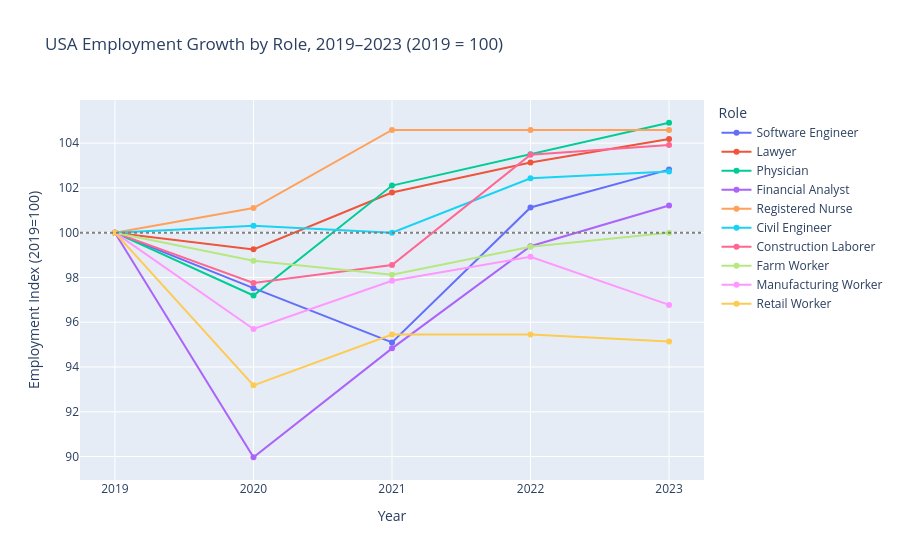

The cell this chart's notebook holds for it:
### Code cell
rows2 = []
for _, row in grw.iterrows():
    base = row['emp_2019']
    for yr in YEARS:
        rows2.append({'role_label': row['role_label'], 'year': yr,
                      'emp_index': row[f'emp_{yr}'] / base * 100})
emp_long = pd.DataFrame(rows2)

fig2 = px.line(
    emp_long, x='year', y='emp_index', color='role_label', markers=True,
    title='USA Employment Growth by Role, 2019–2023 (2019 = 100)',
    labels={'emp_index': 'Employment Index (2019=100)', 'year': 'Year', 'role_label': 'Role'},
)
fig2.add_hline(y=100, line_dash='dot', line_color='grey')
fig2.show()

### Figure 1 — Plotly figure (JSON) as saved in the notebook; plotly's stock layout.template omitted (floating-point values rounded to 4 significant figures)
{"data": [{"hovertemplate": "Role=Software Engineer<br>Year=%{x}<br>Employment Index (2019=100)=%{y}<extra></extra>", "legendgroup": "Software Engineer", "line": {"color": "#636efa", "dash": "solid"}, "marker": {"symbol": "circle"}, "mode": "lines+markers", "name": "Software Engineer", "orientation": "v", "showlegend": true, "type": "scatter", "x": [2019, 2020, 2021, 2022, 2023], "xaxis": "x", "y": [100.0, 97.52, 95.1, 101.1, 102.8], "yaxis": "y"}, {"hovertemplate": "Role=Lawyer<br>Year=%{x}<br>Employment Index (2019=100)=%{y}<extra></extra>", "legendgroup": "Lawyer", "line": {"color": "#EF553B", "dash": "solid"}, "marker": {"symbol": "circle"}, "mode": "lines+markers", "name": "Lawyer", "orientation": "v", "showlegend": true, "type": "scatter", "x": [2019, 2020, 2021, 2022, 2023], "xaxis": "x", "y": [100.0, 99.25, 101.8, 103.1, 104.2], "yaxis": "y"}, {"hovertemplate": "Role=Physician<br>Year=%{x}<br>Employment Index (2019=100)=%{y}<extra></extra>", "legendgroup": "Physician", "line": {"color": "#00cc96", "dash": "solid"}, "marker": {"symbol": "circle"}, "mode": "lines+markers", "name": "Physician", "orientation": "v", "showlegend": true, "type": "scatter", "x": [2019, 2020, 2021, 2022, 2023], "xaxis": "x", "y": [100.0, 97.19, 102.1, 103.5, 104.9], "yaxis": "y"}, {"hovertemplate": "Role=Financial Analyst<br>Year=%{x}<br>Employment Index (2019=100)=%{y}<extra></extra>", "legendgroup": "Financial Analyst", "line": {"color": "#ab63fa", "dash": "solid"}, "marker": {"symbol": "circle"}, "mode": "lines+markers", "name": "Financial Analyst", "orientation": "v", "showlegend": true, "type": "scatter", "x": [2019, 2020, 2021, 2022, 2023], "xaxis": "x", "y": [100.0, 89.97, 94.83, 99.39, 101.2], "yaxis": "y"}, {"hovertemplate": "Role=Registered Nurse<br>Year=%{x}<br>Employment Index (2019=100)=%{y}<extra></extra>", "legendgroup": "Registered Nurse", "line": {"color": "#FFA15A", "dash": "solid"}, "marker": {"symbol": "circle"}, "mode": "lines+markers", "name": "Registered Nurse", "orientation": "v", "showlegend": true, "type": "scatter", "x": [2019, 2020, 2021, 2022, 2023], "xaxis": "x", "y": [100.0, 101.1, 104.6, 104.6, 104.6], "yaxis": "y"}, {"hovertemplate": "Role=Civil Engineer<br>Year=%{x}<br>Employment Index (2019=100)=%{y}<extra></extra>", "legendgroup": "Civil Engineer", "line": {"color": "#19d3f3", "dash": "solid"}, "marker": {"symbol": "circle"}, "mode": "lines+markers", "name": "Civil Engineer", "orientation": "v", "showlegend": true, "type": "scatter", "x": [2019, 2020, 2021, 2022, 2023], "xaxis": "x", "y": [100.0, 100.3, 100.0, 102.4, 102.7], "yaxis": "y"}, {"hovertemplate": "Role=Construction Laborer<br>Year=%{x}<br>Employment Index (2019=100)=%{y}<extra></extra>", "legendgroup": "Construction Laborer", "line": {"color": "#FF6692", "dash": "solid"}, "marker": {"symbol": "circle"}, "mode": "lines+markers", "name": "Construction Laborer", "orientation": "v", "showlegend": true, "type": "scatter", "x": [2019, 2020, 2021, 2022, 2023], "xaxis": "x", "y": [100.0, 97.75, 98.55, 103.5, 103.9], "yaxis": "y"}, {"hovertemplate": "Role=Farm Worker<br>Year=%{x}<br>Employment Index (2019=100)=%{y}<extra></extra>", "legendgroup": "Farm Worker", "line": {"color": "#B6E880", "dash": "solid"}, "marker": {"symbol": "circle"}, "mode": "lines+markers", "name": "Farm Worker", "orientation": "v", "showlegend": true, "type": "scatter", "x": [2019, 2020, 2021, 2022, 2023], "xaxis": "x", "y": [100.0, 98.75, 98.12, 99.38, 100.0], "yaxis": "y"}, {"hovertemplate": "Role=Manufacturing Worker<br>Year=%{x}<br>Employment Index (2019=100)=%{y}<extra></extra>", "legendgroup": "Manufacturing Worker", "line": {"color": "#FF97FF", "dash": "solid"}, "marker": {"symbol": "circle"}, "mode": "lines+markers", "name": "Manufacturing Worker", "orientation": "v", "showlegend": true, "type": "scatter", "x": [2019, 2020, 2021, 2022, 2023], "xaxis": "x", "y": [100.0, 95.7, 97.85, 98.92, 96.77], "yaxis": "y"}, {"hovertemplate": "Role=Retail Worker<br>Year=%{x}<br>Employment Index (2019=100)=%{y}<extra></extra>", "legendgroup": "Retail Worker", "line": {"color": "#FECB52", "dash": "solid"}, "marker": {"symbol": "circle"}, "mode": "lines+markers", "name": "Retail Worker", "orientation": "v", "showlegend": true, "type": "scatter", "x": [2019, 2020, 2021, 2022, 2023], "xaxis": "x", "y": [100.0, 93.18, 95.45, 95.45, 95.14], "yaxis": "y"}], "layout": {"legend": {"title": {"text": "Role"}, "tracegroupgap": 0}, "shapes": [{"line": {"color": "grey", "dash": "dot"}, "type": "line", "x0": 0, "x1": 1, "xref": "x domain", "y0": 100, "y1": 100, "yref": "y"}], "title": {"text": "USA Employment Growth by Role, 2019–2023 (2019 = 100)"}, "xaxis": {"anchor": "y", "domain": [0.0, 1.0], "title": {"text": "Year"}}, "yaxis": {"anchor": "x", "domain": [0.0, 1.0], "title": {"text": "Employment Index (2019=100)"}}}}
